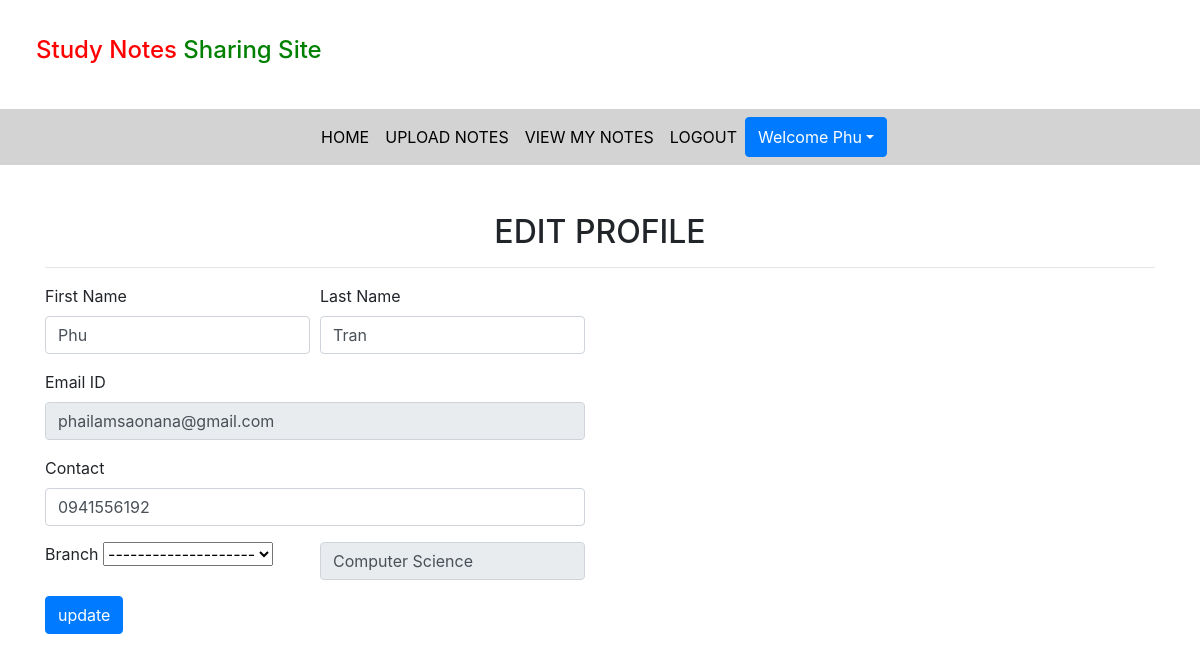
Screenshot of /edit_profile/ (signed in) with the database file from the repository.
### notes/models.py (models this page shows, shortened)
class Signup(models.Model):
    user = models.ForeignKey(User, on_delete=models.CASCADE)
    contact = models.CharField(max_length=10, null=True)
    branch = models.CharField(max_length=30)
    role= models.CharField(max_length=10)

### notes/views.py (the view, shortened to what this page needs)
# urls.py: path('edit_profile/', edit_profile, name='edit_profile'),
def edit_profile(request):
    if not request.user.is_authenticated:
        return  redirect('login_user')
    user= User.objects.get(id= request.user.id)
    data = Signup.objects.get(user=user)
    error = False
    d= {'data':data,'user':user, 'error' : error }
    return  render(request,'edit_profile.html',d)

### notes/templates/edit_profile.html (shortened to what this page needs)
{% extends "usernavigation.html" %}
{% load static %}
{% block body %}
<div class="container mt-5">
    <h2 class="text-center">EDIT PROFILE</h2>
    <hr>
    <div class="row">
        <div class="col-sm-6">
            <form action="" method="POST">
                <div class="form-row">
                    <div class="form-group col-md-6">
                        <label>First Name</label>
                        <input type="text" name="first_name" id="" class="form-control"
                            value="{{ data.user.first_name }}">
                    </div>
                    <div class="form-group col-md-6">
                        <label>Last Name</label>
                        <input type="text" name="last_name" id="" class="form-control"
                            value="{{ data.user.last_name }}">
                    </div>
                </div>
                <div class="form-row">
                    <div class="form-group col-md-12">
                        <label>Email ID</label>
                        <input type="email" name="email" id="" class="form-control" value="{{ data.user.username }}"
                            readonly>
                    </div>
                </div>
                <div class="form-row">
                    <div class="form-group col-md-12">
                        <label>Contact</label>
                        <input type="text" name="contact" id="" class="form-control" value="{{ data.contact }}">
                    </div>
                </div>
                <div class="form-row">
                    <div class="form-group col-md-6">
                        <label for="Branch">Branch</label>
                        <select name="branch" id="Branch">
                            <option value="{{data.branch}}">--------------------</option>
                        </select>
                    </div>
                    <div class="form-group col-md-6">
                        <input type="text" value="{{ data.branch }}" class="form-control" readonly>
                    </div>
                </div>
                <input type="submit" value="update" class="btn btn-primary">
        </div>
    </div>
</div>
{% endblock %}

### notes/templates/usernavigation.html (shortened to what this page needs)
<!DOCTYPE html>
<html lang="en">
<head>
    {% load static %}
    <link rel="stylesheet" href="https://maxcdn.bootstrapcdn.com/bootstrap/4.3.1/css/bootstrap.min.css">
    <link rel="stylesheet" href="https://use.fontawesome.com/releases/v5.6.3/css/all.css"
>
    <link rel="stylesheet" href="{% static 'css/mystyle.css' %}">
</head>
<body>
<h4 style="padding: 3%;"><span style="color:red;">Study Notes</span><span style="color:green;"> Sharing Site</span></h4>
<nav class="navbar navbar-expand-sm justify-content-center" style="background-color:lightgrey">
    <ul class="navbar-nav">
        <li class="navbar-item">
            <a href="{% url 'profile' %}" class="nav-link">HOME</a>
        </li>
        <li class="navbar-item">
            <a href="{% url 'upload_notes' %}" class="nav-link">UPLOAD NOTES</a>
        </li>
        <li class="navbar-item">
            <a href="{% url 'view_mynotes' %}" class="nav-link">VIEW MY NOTES</a>
        </li>
        <li class="navbar-item">
            <a href="{% url 'logout' %}" class="nav-link">LOGOUT</a>
        </li>
        <div class="btn-group">
            <button type="button" class="btn btn-primary dropdown-toggle" data-toggle="dropdown">Welcome {{ request.user.first_name }}</button>
        </div>
    </ul>
</nav>
</body>
</html>
{% block body %}
{% endblock  %}

### notes/static/css/mystyle.css (style rules this page uses)
.nav-link { color: black; }

### rows the page displays
Signup: first_name "Phu", last_name "Tran", email "phailamsaonana@gmail.com", contact "0941556192", branch "Computer Science"

### other values shown
{{ request.user.first_name }} "Phu"
